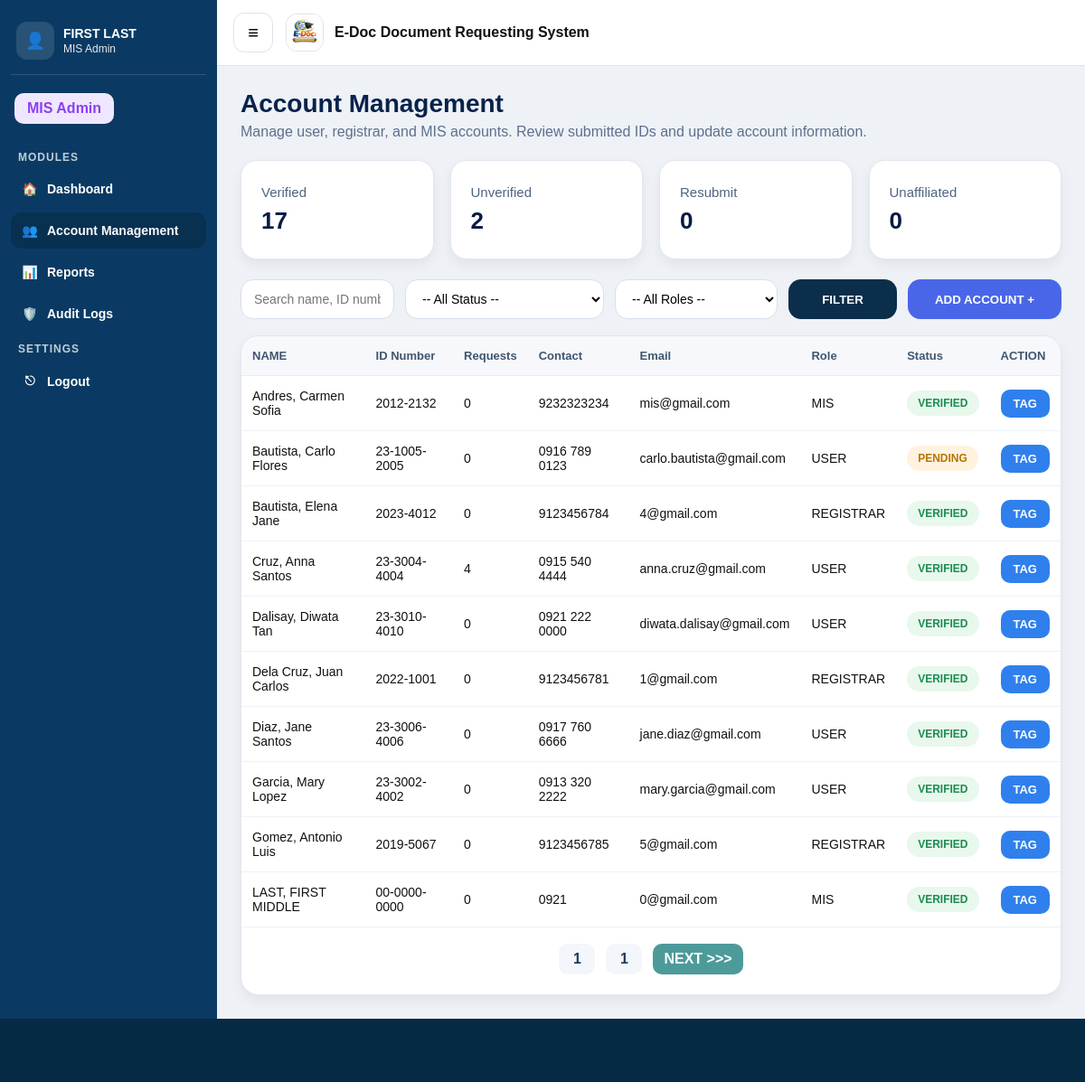
The app's page /mis/account_management.php (signed in) with its own data.
### tables this page shows
CREATE TABLE `users` (
  `id` int(11) NOT NULL,
  `first_name` varchar(50) NOT NULL,
  `middle_name` varchar(50) DEFAULT NULL,
  `last_name` varchar(50) NOT NULL,
  `suffix` varchar(20) DEFAULT NULL,
  `student_id` varchar(50) DEFAULT NULL,
  `full_name` varchar(100) NOT NULL,
  `email` varchar(100) NOT NULL,
  `password` varchar(255) NOT NULL,
  `role` enum('USER','REGISTRAR','MIS') DEFAULT 'USER',
  `created_at` timestamp NOT NULL DEFAULT current_timestamp(),
  `gender` varchar(10) DEFAULT NULL,
  `address` varchar(255) DEFAULT NULL,
  `contact_number` varchar(30) DEFAULT NULL,
  `course` varchar(80) DEFAULT NULL,
  `major` varchar(80) DEFAULT NULL,
  `year_graduated` varchar(10) DEFAULT NULL,
  `verification_status` enum('PENDING','VERIFIED','REJECTED') DEFAULT 'PENDING',
  `id_front_path` varchar(255) DEFAULT NULL,
  `id_back_path` varchar(255) DEFAULT NULL,
  `face_path` varchar(255) DEFAULT NULL
);

### includes/helpers.php (called while the page is built, shortened)
<?php
function h(?string $s): string {
    return htmlspecialchars((string)($s ?? ""), ENT_QUOTES, "UTF-8");
}

### mis/account_management.php (the view, shortened to what this page needs)
<?php
require_once __DIR__ . "/../includes/helpers.php";
$misId = (int)$_SESSION["user_id"];
$misName = "MIS Admin";
$me = $conn->prepare("SELECT first_name, last_name FROM users WHERE id=? LIMIT 1");
$me->bind_param("i", $misId);
$me->execute();
$mr = $me->get_result()->fetch_assoc();
if ($mr) {
  $misName = trim(($mr["first_name"] ?? "") . " " . ($mr["last_name"] ?? ""));
}
function countUsersByStatus($conn, $status) {
  $sql = "SELECT COUNT(*) AS c FROM users WHERE UPPER(COALESCE(verification_status,'PENDING')) = ?";
  $st = $conn->prepare($sql);
  $s = strtoupper($status);
  $st->bind_param("s", $s);
  $st->execute();
  return (int)($st->get_result()->fetch_assoc()["c"] ?? 0);
}
$acc_verified     = countUsersByStatus($conn, "VERIFIED");
$acc_unverified   = countUsersByStatus($conn, "PENDING");
$acc_resubmit     = countUsersByStatus($conn, "RESUBMIT");
$acc_unaffiliated = countUsersByStatus($conn, "UNAFFILIATED");
$q = trim($_GET["q"] ?? "");
$page = max(1, (int)($_GET["page"] ?? 1));
$perPage = 10;
$offset = ($page - 1) * $perPage;
$where = " WHERE role IN ('USER','REGISTRAR','MIS') ";
$countSql = "SELECT COUNT(*) AS c FROM users $where";
$countStmt = $conn->prepare($countSql);
$countStmt->execute();
$total = (int)($countStmt->get_result()->fetch_assoc()["c"] ?? 0);
$totalPages = max(1, (int)ceil($total / $perPage));
$sql = "
  SELECT
    u.id, u.first_name, u.middle_name, u.last_name, u.suffix,
    u.student_id, u.contact_number, u.email, u.gender,
    u.year_graduated, u.course, u.major, u.address,
    u.role, u.verification_status,
    (SELECT COUNT(*) FROM requests r WHERE r.user_id = u.id) AS request_count
  FROM users u
  $where
  ORDER BY u.last_name ASC, u.first_name ASC
  LIMIT $perPage OFFSET $offset
";
$stmt = $conn->prepare($sql);
$stmt->execute();
$rows = $stmt->get_result()->fetch_all(MYSQLI_ASSOC);
?>
<!DOCTYPE html>
<html lang="en">
<head>
  <link rel="stylesheet" href="../assets/css/mis_account_management.css">
</head>
<body>
<div class="layout">
  <aside class="sidebar" id="sidebar">
    <div class="sb-user">
      <div class="avatar">👤</div>
      <div class="meta">
        <div class="name"><?= h($misName) ?></div>
        <div class="role">MIS Admin</div>
      </div>
    </div>
    <div class="sb-badge">MIS Admin</div>
    <div class="sb-section-title">MODULES</div>
    <nav class="sb-nav">
      <a class="sb-item" href="dashboard.php"><span class="sb-icon">🏠</span>Dashboard</a>
      <a class="sb-item active" href="account_management.php"><span class="sb-icon">👥</span>Account Management</a>
      <a class="sb-item" href="reports.php"><span class="sb-icon">📊</span>Reports</a>
      <a class="sb-item" href="audit_logs.php"><span class="sb-icon">🛡️</span>Audit Logs</a>
    </nav>
    <div class="sb-section-title">SETTINGS</div>
    <nav class="sb-nav">
      <a class="sb-item" href="../auth/logout.php"><span class="sb-icon">⎋</span>Logout</a>
    </nav>
  </aside>
  <div class="main">
    <header class="topbar">
      <button class="hamburger" type="button" onclick="toggleSidebar()">≡</button>
      <div class="brand">
        <div class="logo">
          <img src="../assets/img/edoc-logo.jpeg" alt="E-Doc">
        </div>
        <div>E-Doc Document Requesting System</div>
      </div>
    </header>
    <main class="container">
      <div class="page-head">
        <h1>Account Management</h1>
        <p>Manage user, registrar, and MIS accounts. Review submitted IDs and update account information.</p>
      </div>
      <section class="stats-grid">
        <div class="stat-card">
          <div class="stat-info">
            <div class="stat-label">Verified</div>
            <div class="stat-value"><?= (int)$acc_verified ?></div>
          </div>
        </div>
        <div class="stat-card">
          <div class="stat-info">
            <div class="stat-label">Unverified</div>
            <div class="stat-value"><?= (int)$acc_unverified ?></div>
          </div>
        </div>
        <div class="stat-card">
          <div class="stat-info">
            <div class="stat-label">Resubmit</div>
            <div class="stat-value"><?= (int)$acc_resubmit ?></div>
          </div>
        </div>
        <div class="stat-card">
          <div class="stat-info">
            <div class="stat-label">Unaffiliated</div>
            <div class="stat-value"><?= (int)$acc_unaffiliated ?></div>
          </div>
        </div>
      </section>
      <form class="toolbar" method="GET" action="account_management.php">
        <input type="text" name="q" value="<?= h($q) ?>" placeholder="Search name, ID number, email">
        <select name="status">
          <option value="">-- All Status --</option>
        </select>
        <select name="role">
          <option value="">-- All Roles --</option>
        </select>
        <button type="submit" class="filter-btn">FILTER</button>
        <button type="button" class="add-btn" onclick="openImportModal()">ADD ACCOUNT +</button>
      </form>
      <section class="table-card">
        <table>
          <thead>
            <tr>
              <th>NAME</th>
              <th>ID Number</th>
              <th>Requests</th>
              <th>Contact</th>
              <th>Email</th>
              <th>Role</th>
              <th>Status</th>
              <th>ACTION</th>
            </tr>
          </thead>
          <tbody>
            <?php if (count($rows) === 0): ?>
              <tr><td colspan="8" class="empty-row">No accounts found.</td></tr>
            <?php else: ?>
              <?php foreach ($rows as $r): ?>
                <?php
                  $name = trim(($r["last_name"] ?? "") . ", " . ($r["first_name"] ?? "") . " " . ($r["middle_name"] ?? ""));
                  $acc  = strtoupper($r["verification_status"] ?? "PENDING");
                  $roleVal = strtoupper($r["role"] ?? "USER");
                ?>
                <tr>
                  <td><?= h($name) ?></td>
                  <td><?= h($r["student_id"] ?? "-") ?></td>
                  <td><?= (int)($r["request_count"] ?? 0) ?></td>
                  <td><?= h($r["contact_number"] ?? "-") ?></td>
                  <td><?= h($r["email"] ?? "-") ?></td>
                  <td><?= h($roleVal) ?></td>
                  <td>
                    <span class="status-pill status-<?= strtolower($acc) ?>">
                      <?= h($acc) ?>
                    </span>
                  </td>
                  <td>
                    <a class="tag-btn" href="account_management.php?<?= http_build_query(array_merge($_GET, ['edit' => (int)$r['id']])) ?>">TAG</a>
                  </td>
                </tr>
              <?php endforeach; ?>
            <?php endif; ?>
          </tbody>
        </table>
        <div class="pagination">
          <?php
            $prev = max(1, $page - 1);
            $next = min($totalPages, $page + 1);
          ?>
          <a href="account_management.php?<?= http_build_query(array_merge($_GET, ['page' => $prev])) ?>"><?= $page > 1 ? $prev : 1 ?></a>
          <div class="current-page"><?= $page ?></div>
          <a href="account_management.php?<?= http_build_query(array_merge($_GET, ['page' => $next])) ?>" class="next">NEXT &gt;&gt;&gt;</a>
        </div>
      </section>
    </main>
  </div>
</div>
<div class="footer-bar"></div>
</body>
</html>

### assets/css/mis_account_management.css (style rules this page uses)
* { box-sizing: border-box; }
body { margin: 0; font-family: Arial, sans-serif; background: #eef1f6; color: #111; }
.layout { min-height: 100vh; display: flex; }
.sidebar { width: 240px; background: #0a3a63; color: #fff; padding: 16px 12px; flex-shrink: 0; }
.sb-user { display: flex; align-items: center; gap: 10px; padding: 8px 6px 16px; border-bottom: 1px solid rgba(255,255,255,.14); margin-bottom: 14px; }
.avatar { width: 42px; height: 42px; border-radius: 12px; background: rgba(255,255,255,.12); display: grid; place-items: center; font-size: 18px; }
.meta .name { font-weight: 900; font-size: 14px; }
.meta .role { font-size: 12px; opacity: .9; margin-top: 2px; }
.sb-badge { display: inline-block; background: #efe7ff; color: #8c3ff1; font-weight: 700; padding: 8px 14px; border-radius: 10px; margin: 6px 4px 18px; }
.sb-section-title { font-size: 12px; font-weight: 900; letter-spacing: 1px; opacity: .75; margin: 12px 8px 8px; }
.sb-nav { display: flex; flex-direction: column; gap: 6px; }
.sb-item { display: flex; align-items: center; gap: 10px; text-decoration: none; color: #fff; padding: 12px 12px; border-radius: 12px; font-weight: 800; font-size: 14px; }
.sb-item.active { background: rgba(0, 0, 0, 0.18); color: #f9f9f9; }
.sb-icon { width: 18px; text-align: center; }
.main { flex: 1; min-width: 0; }
.topbar { background: #fff; border-bottom: 1px solid #dfe3ea; display: flex; align-items: center; gap: 14px; padding: 14px 18px; }
.hamburger { width: 44px; height: 44px; border: 1px solid #dfe3ea; border-radius: 12px; background: #fff; cursor: pointer; font-size: 20px; font-weight: 900; }
.brand { display: flex; align-items: center; gap: 12px; font-weight: 900; font-size: 16px; }
.logo { width: 42px; height: 42px; border-radius: 12px; border: 1px solid #dfe3ea; background: #fafafa; overflow: hidden; display: flex; align-items: center; justify-content: center; }
.logo img { width: 100%; height: 100%; object-fit: cover; }
.container { padding: 26px; }
.page-head h1 { margin: 0; font-size: 28px; font-weight: 900; color: #08224b; }
.page-head p { margin: 6px 0 22px; font-size: 16px; color: #5c718d; }
.stats-grid { display: grid; grid-template-columns: repeat(4, 1fr); gap: 18px; margin-bottom: 22px; }
.stat-card { background: #fff; border: 1px solid #e3e7ed; border-radius: 18px; box-shadow: 0 6px 14px rgba(0,0,0,.06); padding: 20px 22px; min-height: 110px; display: flex; align-items: center; }
.stat-label { font-size: 15px; color: #4f6480; margin-bottom: 8px; }
.stat-value { font-size: 26px; font-weight: 900; color: #081b44; }
.toolbar { display: grid; grid-template-columns: 1.5fr 220px 180px 120px 170px; gap: 12px; margin-bottom: 18px; }
.toolbar input, .toolbar select { width: 100%; padding: 12px 14px; border: 1px solid #d8e0ea; border-radius: 14px; font-size: 14px; background: #fff; }
.filter-btn, .add-btn { border: none; border-radius: 14px; padding: 12px 14px; font-weight: 800; cursor: pointer; }
.filter-btn { background: #0b2e4a; color: #ffffff; }
.add-btn { background: #4966e9; color: #fff; }
.table-card { background: #fff; border: 1px solid #e3e7ed; border-radius: 20px; box-shadow: 0 6px 14px rgba(0,0,0,.06); overflow: hidden; }
table { width: 100%; border-collapse: collapse; }
thead th { background: #f6f8fb; color: #40556f; font-size: 13px; font-weight: 800; padding: 14px 12px; text-align: left; border-bottom: 1px solid #e8edf3; }
tbody td { font-size: 14px; padding: 14px 12px; border-bottom: 1px solid #eef2f7; vertical-align: middle; }
.status-pill { display: inline-block; padding: 7px 12px; border-radius: 999px; font-size: 12px; font-weight: 800; }
.status-verified { background: #e8f8ec; color: #1c8b52; }
.status-pending { background: #fff3df; color: #b87400; }
.tag-btn { display: inline-block; padding: 8px 14px; background: #2f80ed; color: #fff; text-decoration: none; border-radius: 10px; font-weight: 800; font-size: 13px; }
.pagination { display: flex; justify-content: center; align-items: center; gap: 12px; padding: 18px 16px 22px; }
.pagination a, .pagination .current-page { min-width: 40px; text-align: center; text-decoration: none; color: #223a57; padding: 8px 12px; border-radius: 10px; background: #f3f6fa; font-weight: 700; }
.pagination .next { background: #4d9a9a; color: #fff; }
.footer-bar { height: 70px; background: #062a44; margin-top: auto; }

### records on screen
users: misName "FIRST LAST", name "LAST, FIRST MIDDLE", student "00-0000-0000", request_count "0", contact_number "0921", email "0@gmail.com", role "MIS", verification_status "VERIFIED"
users: name "Andres, Carmen Sofia", student "2012-2132", request_count "0", contact_number "9232323234", email "mis@gmail.com", role "MIS", verification_status "VERIFIED"
users: name "Bautista, Carlo Flores", student "23-1005-2005", request_count "0", contact_number "0916 789 0123", email "carlo.bautista@gmail.com", role "USER", verification_status "PENDING"
users: name "Bautista, Elena Jane", student "2023-4012", request_count "0", contact_number "9123456784", email "4@gmail.com", role "REGISTRAR", verification_status "VERIFIED"
users: name "Cruz, Anna Santos", student "23-3004-4004", request_count "4", contact_number "0915 540 4444", email "anna.cruz@gmail.com", role "USER", verification_status "VERIFIED"
users: name "Dalisay, Diwata Tan", student "23-3010-4010", request_count "0", contact_number "0921 222 0000", email "diwata.dalisay@gmail.com", role "USER", verification_status "VERIFIED"
users: name "Dela Cruz, Juan Carlos", student "2022-1001", request_count "0", contact_number "9123456781", email "1@gmail.com", role "REGISTRAR", verification_status "VERIFIED"
users: name "Diaz, Jane Santos", student "23-3006-4006", request_count "0", contact_number "0917 760 6666", email "jane.diaz@gmail.com", role "USER", verification_status "VERIFIED"
users: name "Garcia, Mary Lopez", student "23-3002-4002", request_count "0", contact_number "0913 320 2222", email "mary.garcia@gmail.com", role "USER", verification_status "VERIFIED"
users: name "Gomez, Antonio Luis", student "2019-5067", request_count "0", contact_number "9123456785", email "5@gmail.com", role "REGISTRAR", verification_status "VERIFIED"

### other values on screen
$acc_verified "17"
$acc_unverified "2"
$acc_resubmit "0"
$acc_unaffiliated "0"
$page "1"
